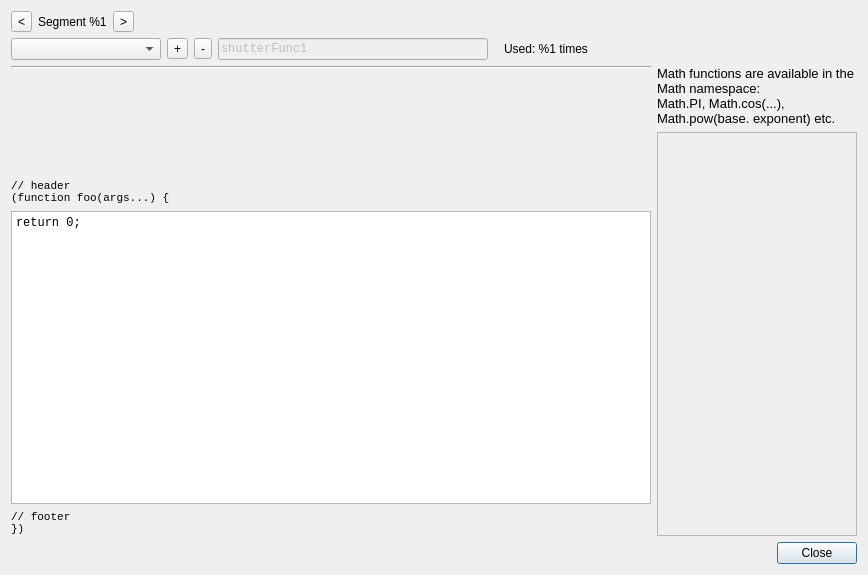
<?xml version="1.0" encoding="UTF-8"?>
<ui version="4.0">
 <class>ShutterFunctionDialog</class>
 <widget class="QDialog" name="ShutterFunctionDialog">
  <property name="geometry">
   <rect>
    <x>0</x>
    <y>0</y>
    <width>868</width>
    <height>575</height>
   </rect>
  </property>
  <property name="windowTitle">
   <string>Shutter Functions</string>
  </property>
  <layout class="QVBoxLayout" name="verticalLayout_3">
   <item>
    <layout class="QHBoxLayout" name="horizontalLayout_4">
     <item>
      <widget class="QToolButton" name="bPrevSegment">
       <property name="text">
        <string>&lt;</string>
       </property>
      </widget>
     </item>
     <item>
      <widget class="QLabel" name="lblSegmentNumber">
       <property name="text">
        <string>Segment %1</string>
       </property>
      </widget>
     </item>
     <item>
      <widget class="QToolButton" name="bNextSegment">
       <property name="text">
        <string>&gt;</string>
       </property>
      </widget>
     </item>
     <item>
      <spacer name="horizontalSpacer_4">
       <property name="orientation">
        <enum>Qt::Horizontal</enum>
       </property>
       <property name="sizeHint" stdset="0">
        <size>
         <width>40</width>
         <height>20</height>
        </size>
       </property>
      </spacer>
     </item>
    </layout>
   </item>
   <item>
    <layout class="QHBoxLayout" name="horizontalLayout_3">
     <item>
      <widget class="QComboBox" name="cbFunction">
       <property name="minimumSize">
        <size>
         <width>150</width>
         <height>0</height>
        </size>
       </property>
      </widget>
     </item>
     <item>
      <widget class="QToolButton" name="bAdd">
       <property name="text">
        <string>+</string>
       </property>
      </widget>
     </item>
     <item>
      <widget class="QToolButton" name="bRemove">
       <property name="text">
        <string>-</string>
       </property>
      </widget>
     </item>
     <item>
      <widget class="QLineEdit" name="lineEdit">
       <property name="enabled">
        <bool>false</bool>
       </property>
       <property name="minimumSize">
        <size>
         <width>200</width>
         <height>0</height>
        </size>
       </property>
       <property name="font">
        <font>
         <family>Monospace</family>
         <weight>50</weight>
         <bold>false</bold>
        </font>
       </property>
       <property name="text">
        <string>shutterFunc1</string>
       </property>
      </widget>
     </item>
     <item>
      <spacer name="horizontalSpacer_2">
       <property name="orientation">
        <enum>Qt::Horizontal</enum>
       </property>
       <property name="sizeType">
        <enum>QSizePolicy::Minimum</enum>
       </property>
       <property name="sizeHint" stdset="0">
        <size>
         <width>10</width>
         <height>20</height>
        </size>
       </property>
      </spacer>
     </item>
     <item>
      <widget class="QLabel" name="lblUsage">
       <property name="text">
        <string>Used: %1 times</string>
       </property>
      </widget>
     </item>
     <item>
      <spacer name="horizontalSpacer_3">
       <property name="orientation">
        <enum>Qt::Horizontal</enum>
       </property>
       <property name="sizeHint" stdset="0">
        <size>
         <width>40</width>
         <height>20</height>
        </size>
       </property>
      </spacer>
     </item>
    </layout>
   </item>
   <item>
    <layout class="QHBoxLayout" name="horizontalLayout_2">
     <item>
      <layout class="QVBoxLayout" name="verticalLayout_code">
       <item>
        <widget class="Line" name="line">
         <property name="orientation">
          <enum>Qt::Horizontal</enum>
         </property>
        </widget>
       </item>
       <item>
        <layout class="QHBoxLayout" name="horizontalLayout_5">
         <item>
          <widget class="QLabel" name="lblcHeader">
           <property name="font">
            <font>
             <family>Monospace</family>
             <pointsize>8</pointsize>
            </font>
           </property>
           <property name="text">
            <string>// header
(function foo(args...) {</string>
           </property>
           <property name="alignment">
            <set>Qt::AlignBottom|Qt::AlignLeading|Qt::AlignLeft</set>
           </property>
           <property name="wordWrap">
            <bool>true</bool>
           </property>
          </widget>
         </item>
         <item>
          <spacer name="verticalSpacer">
           <property name="orientation">
            <enum>Qt::Vertical</enum>
           </property>
           <property name="sizeType">
            <enum>QSizePolicy::Minimum</enum>
           </property>
           <property name="sizeHint" stdset="0">
            <size>
             <width>20</width>
             <height>130</height>
            </size>
           </property>
          </spacer>
         </item>
        </layout>
       </item>
       <item>
        <widget class="QPlainTextEdit" name="function">
         <property name="font">
          <font>
           <family>Monospace</family>
           <kerning>true</kerning>
          </font>
         </property>
         <property name="plainText">
          <string>return 0;</string>
         </property>
        </widget>
       </item>
       <item>
        <widget class="QLabel" name="lblcFooter">
         <property name="font">
          <font>
           <family>Monospace</family>
           <pointsize>8</pointsize>
          </font>
         </property>
         <property name="text">
          <string>// footer
})</string>
         </property>
         <property name="wordWrap">
          <bool>true</bool>
         </property>
        </widget>
       </item>
      </layout>
     </item>
     <item>
      <layout class="QVBoxLayout" name="verticalLayout_2">
       <item>
        <widget class="QLabel" name="label_3">
         <property name="text">
          <string>&lt;!DOCTYPE HTML PUBLIC &quot;-//W3C//DTD HTML 4.0//EN&quot; &quot;http://www.w3.org/TR/REC-html40/strict.dtd&quot;&gt;
&lt;html&gt;&lt;head&gt;&lt;meta name=&quot;qrichtext&quot; content=&quot;1&quot; /&gt;&lt;style type=&quot;text/css&quot;&gt;
p, li { white-space: pre-wrap; }
&lt;/style&gt;&lt;/head&gt;&lt;body style=&quot; font-family:'Bitstream Vera Sans'; font-size:10pt; font-weight:400; font-style:normal;&quot;&gt;
&lt;p style=&quot; margin-top:0px; margin-bottom:0px; margin-left:0px; margin-right:0px; -qt-block-indent:0; text-indent:0px;&quot;&gt;Math functions are available in the Math namespace:&lt;/p&gt;
&lt;p style=&quot; margin-top:0px; margin-bottom:0px; margin-left:0px; margin-right:0px; -qt-block-indent:0; text-indent:0px;&quot;&gt;&lt;span style=&quot; font-family:'Monospace';&quot;&gt;Math.PI, Math.cos(...), Math.pow(base. exponent) etc.&lt;/span&gt;&lt;/p&gt;
&lt;/body&gt;&lt;/html&gt;</string>
         </property>
         <property name="alignment">
          <set>Qt::AlignLeading|Qt::AlignLeft|Qt::AlignTop</set>
         </property>
         <property name="wordWrap">
          <bool>true</bool>
         </property>
        </widget>
       </item>
       <item>
        <widget class="ShutterFunctionFrame" name="shutterCurve">
         <property name="sizePolicy">
          <sizepolicy hsizetype="Preferred" vsizetype="MinimumExpanding">
           <horstretch>0</horstretch>
           <verstretch>0</verstretch>
          </sizepolicy>
         </property>
         <property name="minimumSize">
          <size>
           <width>200</width>
           <height>0</height>
          </size>
         </property>
         <property name="frameShape">
          <enum>QFrame::StyledPanel</enum>
         </property>
         <property name="frameShadow">
          <enum>QFrame::Plain</enum>
         </property>
         <property name="lineWidth">
          <number>0</number>
         </property>
        </widget>
       </item>
      </layout>
     </item>
    </layout>
   </item>
   <item>
    <layout class="QHBoxLayout" name="horizontalLayout">
     <item>
      <spacer name="horizontalSpacer">
       <property name="orientation">
        <enum>Qt::Horizontal</enum>
       </property>
       <property name="sizeHint" stdset="0">
        <size>
         <width>40</width>
         <height>20</height>
        </size>
       </property>
      </spacer>
     </item>
     <item>
      <widget class="QPushButton" name="bClose">
       <property name="text">
        <string>Close</string>
       </property>
      </widget>
     </item>
    </layout>
   </item>
  </layout>
 </widget>
 <customwidgets>
  <customwidget>
   <class>ShutterFunctionFrame</class>
   <extends>QFrame</extends>
   <header>shutterFunctionFrame.h</header>
   <container>1</container>
  </customwidget>
 </customwidgets>
 <resources/>
 <connections/>
</ui>
